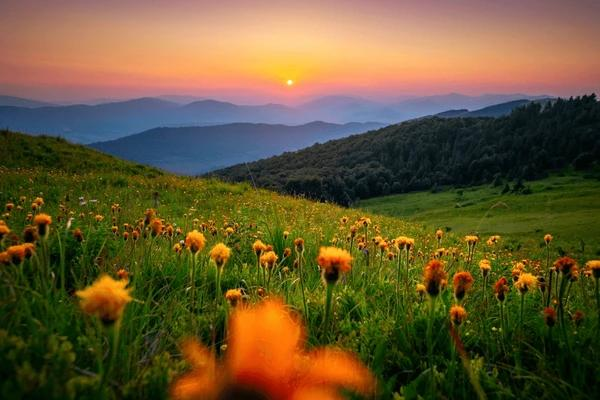
#> input picture Q3/img.jpg, 600 x 400 px
$ python SAMPLING.py
#> lines starting #> are read from the running program, lines starting #| are printed output that depends on the picture
# ---------------------------------------------------------
# IMPORTS
# ---------------------------------------------------------
from PIL import Image
import numpy as np


# ---------------------------------------------------------
# LOAD IMAGE
# ---------------------------------------------------------
path = "img.jpg"

# Convert one copy to grayscale → for frequency sampling
img_gray = Image.open(path).convert("L")
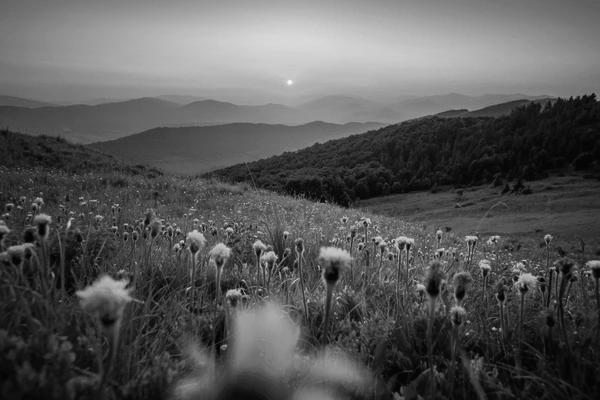
#> img_gray: PIL image 600x400 L; min 0, max 248, mean 87.6

# Convert another copy to color RGB → for spatial sampling
img_rgb = Image.open(path).convert("RGB")
#> img_rgb is the input picture: PIL image 600x400 RGB; mean R, G, B 103, 86.9, 51.3

# Convert both to numpy arrays
gray = np.array(img_gray)      # shape = (H, W)
rgb = np.array(img_rgb)        # shape = (H, W, 3)

print("Grayscale Resolution :", gray.shape)
#| Grayscale Resolution : (400, 600)
print("RGB Resolution       :", rgb.shape)
#| RGB Resolution       : (400, 600, 3)


# ---------------------------------------------------------
# FREQUENCY SAMPLING (Using FFT)
# ---------------------------------------------------------
def freq_sample(image, factor):
    """
    image : grayscale numpy array
    factor: (2,4,8,16) - controls how much frequency we keep

    This function:
    1) Converts image to frequency domain (FFT)
    2) Keeps only the low-frequency center region
    3) Converts back to spatial domain (inverse FFT)
    4) Normalizes image to uint8
    """

    # 1. FFT → frequency domain
    F = np.fft.fft2(image)
    F = np.fft.fftshift(F)   # shift low-freq to center
    H, W = F.shape

    # 2. Define how big the kept region is
    h_keep = max(1, H // factor)
    w_keep = max(1, W // factor)

    # Create an empty frequency image
    F_low = np.zeros_like(F)

    # 3. Compute center coordinates
    hs = (H // 2) - (h_keep // 2)
    he = hs + h_keep

    ws = (W // 2) - (w_keep // 2)
    we = ws + w_keep

    # Copy only the low-frequency center block
    F_low[hs:he, ws:we] = F[hs:he, ws:we]

    # 4. Inverse FFT → back to image
    img_back = np.fft.ifft2(np.fft.ifftshift(F_low))
    img_back = np.abs(img_back)  # magnitude only

    # 5. Normalize to uint8 (0–255)
    min_val, max_val = img_back.min(), img_back.max()
    if max_val - min_val < 1e-9:
        img_uint8 = img_back.astype(np.uint8)
    else:
        img_uint8 = ((img_back - min_val) / (max_val - min_val) * 255).astype(np.uint8)

    return img_uint8


# ---------------------------------------------------------
# SPATIAL SAMPLING (RGB)
# ---------------------------------------------------------
def spatial_sample(image, factor):
    """
    image : RGB numpy array
    factor: (2,4,8,16)
    Takes every 'factor'-th row and column.
    """

    # Pick every f-th pixel in both directions
    sampled = image[::factor, ::factor]

    return sampled.copy()


# ---------------------------------------------------------
# RUN SAMPLING FOR MULTIPLE FACTORS
# ---------------------------------------------------------
factors = [2, 4, 8, 16]

for f in factors:
    # -------------------
    # Frequency sampling
    # -------------------
    out_freq = freq_sample(gray, f)
    fname_freq = f"freq_1_{f}.png"
    Image.fromarray(out_freq).save(fname_freq)

    print(f"\nFrequency Sampling 1/{f}")
    print("Output Resolution:", out_freq.shape)
    print("Saved:", fname_freq)

    # -------------------
    # Spatial sampling
    # -------------------
    out_spat = spatial_sample(rgb, f)
    fname_spat = f"spatial_1_{f}.png"
    Image.fromarray(out_spat).save(fname_spat)

    print(f"Spatial Sampling 1/{f}")
    print("Output Resolution:", out_spat.shape)
    print("Saved:", fname_spat)
#> this loop made 4 passes
#> pass 1, in spatial_sample, `sampled = image[::factor, ::factor]`:
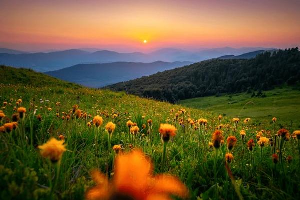
#> sampled: shape (200, 300, 3); mean R, G, B 103.2, 86.9, 51.5
#> pass 2, `out_freq = freq_sample(gray, f)`:
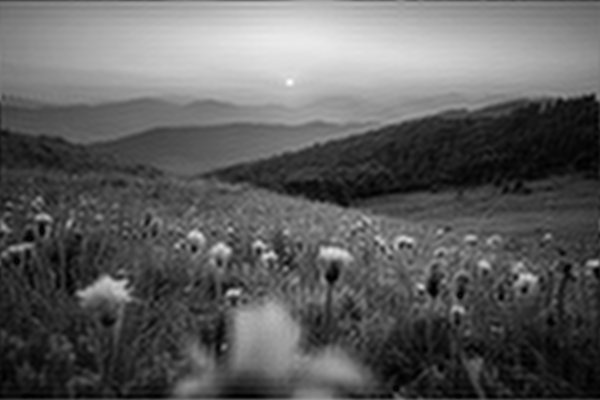
#> out_freq: shape (400, 600); min 0, max 255, mean 94.1
#> pass 2, in spatial_sample (call 2), `sampled = image[::factor, ::factor]`:
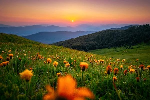
#> sampled: shape (100, 150, 3); mean R, G, B 103.6, 87.3, 52
#> after the loop:
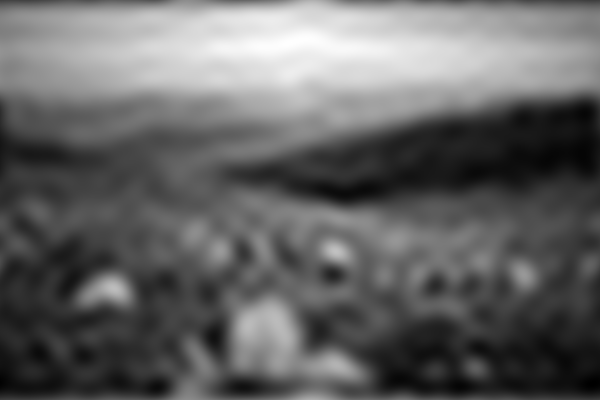
#> out_freq: shape (400, 600); min 0, max 255, mean 100.3
#> after the loop:
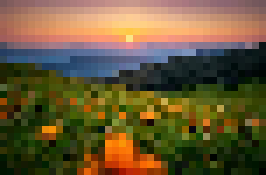
#> out_spat: shape (25, 38, 3) (shown 7 times larger); mean R, G, B 104.2, 87.8, 53.3


print("\nAll images saved in the current directory.")

$ run again, with Q3/freq_1_8.png saved as Q3/img.jpg
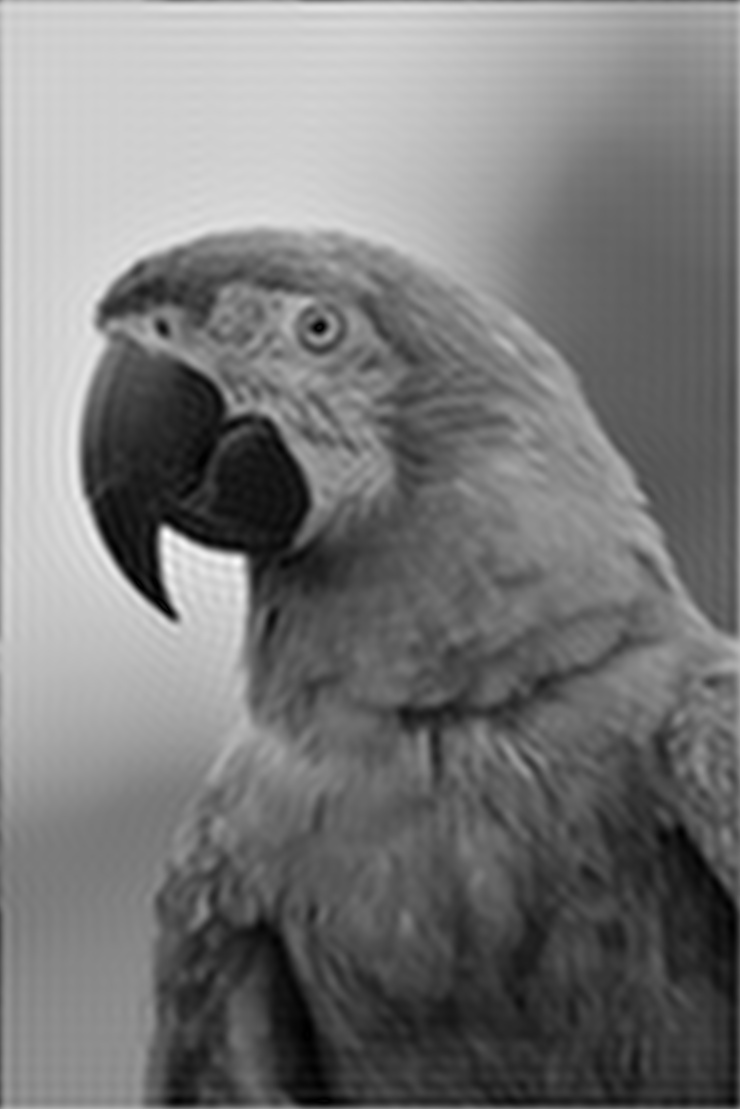
#> input picture Q3/freq_1_8.png, 740 x 1109 px
#> img_gray is the input picture: PIL image 740x1109 L; min 0, max 255, mean 120.9
#| Grayscale Resolution : (1109, 740)
#| RGB Resolution       : (1109, 740, 3)
#> after the loop `for f in factors:`:
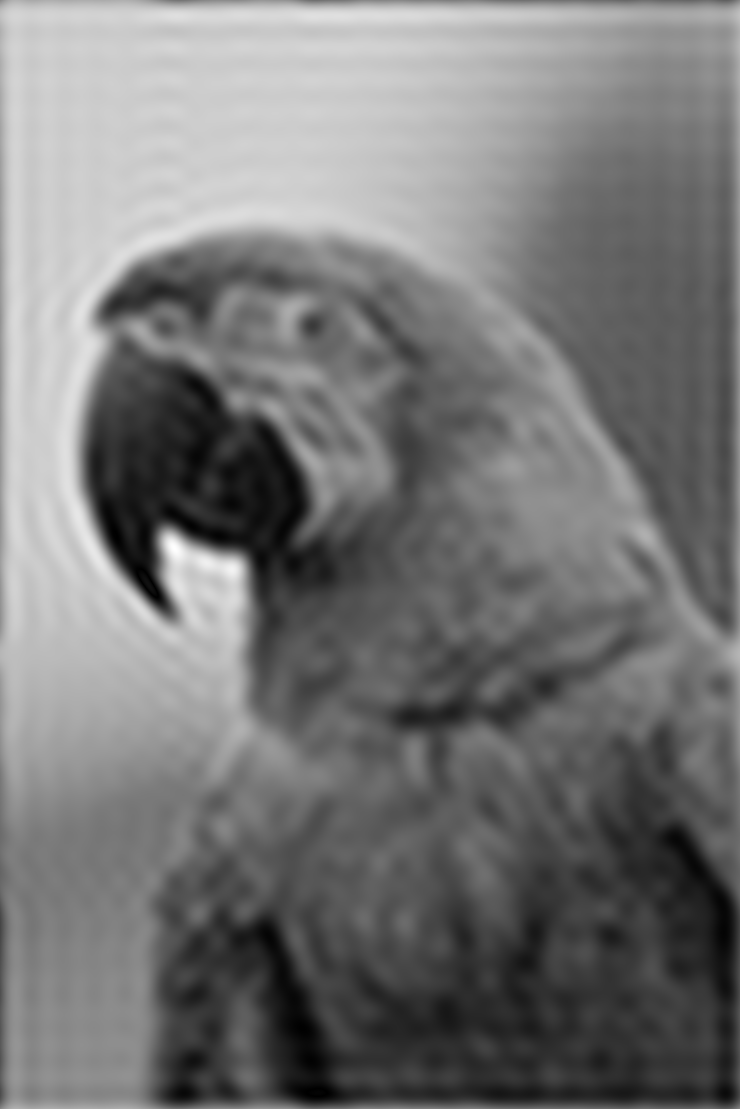
#> out_freq: shape (1109, 740); min 0, max 255, mean 119
#> after the loop `for f in factors:`:
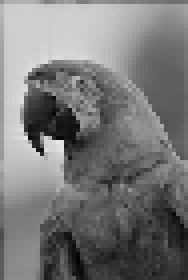
#> out_spat: shape (70, 47, 3) (shown 4 times larger); min 2, max 232, mean 119.8

$ run again, with Q3/spatial_1_16.png saved as Q3/img.jpg
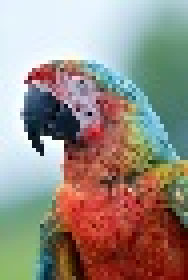
#> input picture Q3/spatial_1_16.png, 47 x 70 px (shown 4 times larger)
#> `img_gray = Image.open(path).convert("L")`:
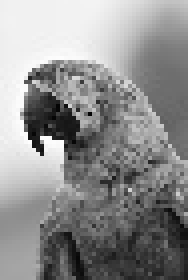
#> img_gray: PIL image 47x70 L (shown 4 times larger); min 5, max 253, mean 142.1
#> img_rgb is the input picture: PIL image 47x70 RGB; mean R, G, B 152.2, 139.4, 130
#| Grayscale Resolution : (70, 47)
#| RGB Resolution       : (70, 47, 3)
#> after the loop `for f in factors:`:
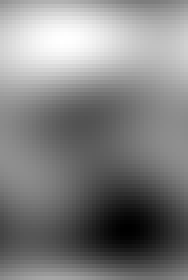
#> out_freq: shape (70, 47) (shown 4 times larger); min 0, max 255, mean 128.4
